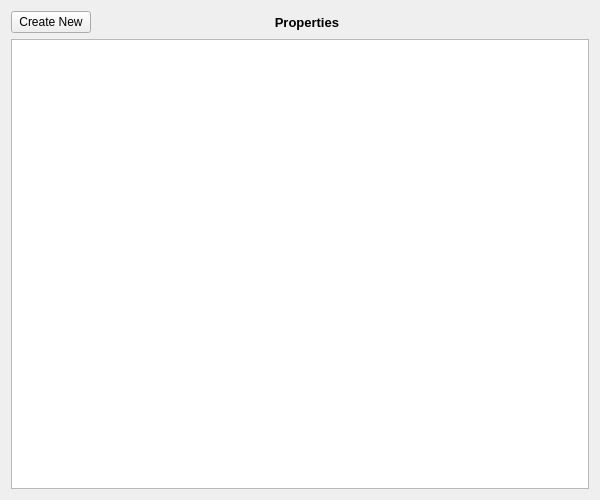
<?xml version="1.0" encoding="UTF-8"?>
<ui version="4.0">
 <class>PropertyList</class>
 <widget class="QWidget" name="PropertyList">
  <property name="geometry">
   <rect>
    <x>0</x>
    <y>0</y>
    <width>600</width>
    <height>500</height>
   </rect>
  </property>
  <property name="windowTitle">
   <string>Form</string>
  </property>
  <layout class="QVBoxLayout" name="verticalLayout">
   <item>
    <layout class="QHBoxLayout" name="horizontalLayout">
     <item>
      <widget class="QPushButton" name="createNewPushButton">
       <property name="sizePolicy">
        <sizepolicy hsizetype="Fixed" vsizetype="Fixed">
         <horstretch>0</horstretch>
         <verstretch>0</verstretch>
        </sizepolicy>
       </property>
       <property name="text">
        <string>Create New</string>
       </property>
      </widget>
     </item>
     <item>
      <widget class="QLabel" name="label">
       <property name="font">
        <font>
         <pointsize>10</pointsize>
         <weight>75</weight>
         <bold>true</bold>
        </font>
       </property>
       <property name="text">
        <string>Properties                    </string>
       </property>
       <property name="alignment">
        <set>Qt::AlignCenter</set>
       </property>
      </widget>
     </item>
    </layout>
   </item>
   <item>
    <widget class="QTableView" name="tableWidget"/>
   </item>
  </layout>
 </widget>
 <resources/>
 <connections/>
</ui>
